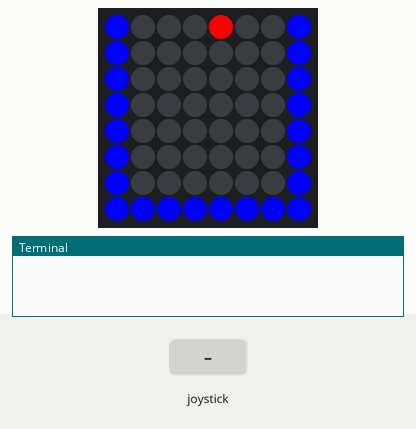
A program run on a simulated Raspberry Pi (BCM pin numbers) with a Sense HAT. Parts: the Sense HAT's 8×8 RGB LED matrix, the last lines printed to the terminal. Inputs (shaded band) come from the test bench.

Above: at 1.2 s.
1.3 s: joystick clicked
2.8 s: joystick pushed down
At 4.0 s:
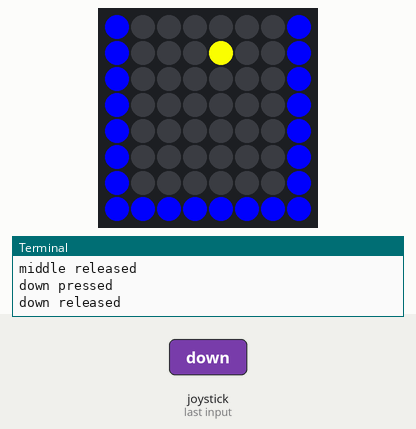
4.3 s: joystick clicked
5.8 s: joystick pushed left
Timing chart, 0 to 8.3 s (numbered marks = the images above; inputs shaded):
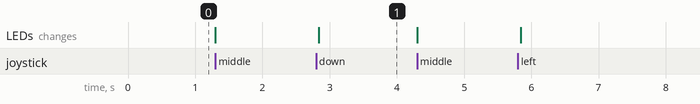

Measured:
- after the input at 2.8 s, the LEDs: change at once (image 1)

The program:

alexjosh.py
```python
from sense_hat import SenseHat

sense = SenseHat()


b = (0, 0, 255)

c = (0, 0, 0)


sense.show_message = ("Welcome to Connect 4.")


background = [

    b, c, c, c, c, c, c, b,

    b, c, c, c, c, c, c, b,

    b, c, c, c, c, c, c, b,

    b, c, c, c, c, c, c, b,

    b, c, c, c, c, c, c, b,

    b, c, c, c, c, c, c, b,

    b, c, c, c, c, c, c, b,

    b, b, b, b, b, b, b, b,

    ]


sense.set_pixels(background)

r = (255, 0, 0)

y = (255, 255, 0)

while True:

    coordinate_1 = 4

    coordinate_2 = 0

    sense.set_pixel(4, 0, r)

    pressed = True

    pressed2 = False

    while pressed == True:

            for event in sense.stick.get_events():

                print(event.direction, event.action)

                if event.action == "pressed":


                    if event.direction == "up":

                        if coordinate_2 > -1 and coordinate_2 < 6:

                            sense.set_pixel(coordinate_1, coordinate_2, c)

                            coordinate_2 -= 1

                            sense.set_pixel(coordinate_1, coordinate_2, r)

                    elif event.direction == "down":

                        if coordinate_2 > -1 and coordinate_2 < 6:

                            sense.set_pixel(coordinate_1, coordinate_2, c)

                            coordinate_2 += 1

                            sense.set_pixel(coordinate_1, coordinate_2, r)

                    elif event.direction == "left":

                        if coordinate_1 > 1 and coordinate_1 < 6:

                            sense.set_pixel(coordinate_1, coordinate_2, c)

                            coordinate_1 -= 1

                            sense.set_pixel(coordinate_1, coordinate_2, r)

                    elif event.direction == "right":

                        if coordinate_1 > 1 and coordinate_1 < 6:

                            sense.set_pixel(coordinate_1, coordinate_2, c)

                            coordinate_1 += 1

                            sense.set_pixel(coordinate_1, coordinate_2, r)

                    elif event.direction == "middle":

                        pressed = False

                        sense.set_pixel(coordinate_1, coordinate_2, r)

                        #sense.set_pixel(coordinate_1, coordinate_2, c)

                        #coordinate_1 += 1

                        #sense.set_pixel(coordinate_1, coordinate_2, r)

    coordinate_1 = 4

    coordinate_2 = 0

    sense.set_pixel(4, 0, y)

    while pressed2 == False:

             for event in sense.stick.get_events():

                print(event.direction, event.action)

                if event.action == "pressed":


                        if event.direction == "up":

                            if coordinate_2 > -1 and coordinate_2 < 6:

                                sense.set_pixel(coordinate_1, coordinate_2, c)

                                coordinate_2 -= 1

                                sense.set_pixel(coordinate_1, coordinate_2, y)

                        elif event.direction == "down":

                            if coordinate_2 > -1 and coordinate_2 < 6:

                                sense.set_pixel(coordinate_1, coordinate_2, c)

                                coordinate_2 += 1

                                sense.set_pixel(coordinate_1, coordinate_2, y)

                        elif event.direction == "left":

                            if coordinate_1 > 1 and coordinate_1 < 6:

                                sense.set_pixel(coordinate_1, coordinate_2, c)

                                coordinate_1 -= 1

                                sense.set_pixel(coordinate_1, coordinate_2, y)

                        elif event.direction == "right":

                            if coordinate_1 > 1 and coordinate_1 < 6:

                                sense.set_pixe

                                l(coordinate_1, coordinate_2, c)

                                coordinate_1 += 1

                                sense.set_pixel(coordinate_1, coordinate_2, y)

                        elif event.direction == "middle":

                            pressed2 = True

                            sense.set_pixel(coordinate_1, coordinate_2, y)
```
